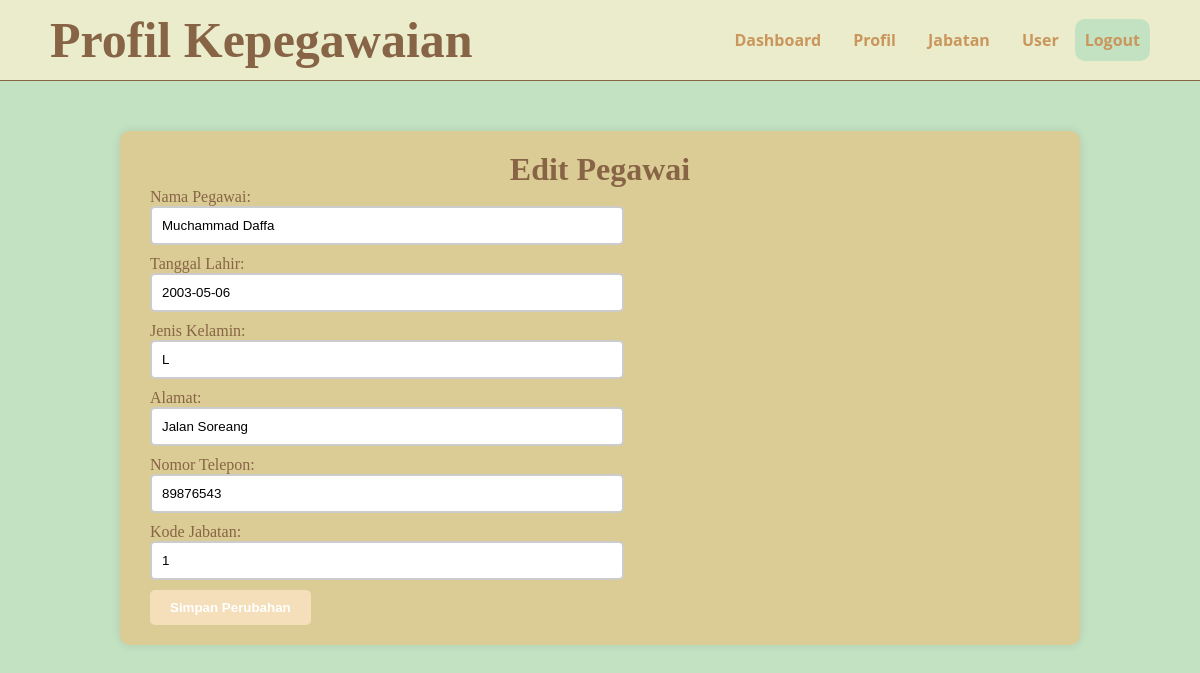
The page /editpegawai.php?id=2 on the database its author committed.
### tables this page shows
CREATE TABLE `pegawai` (
  `id_pegawai` int(5) NOT NULL,
  `nama_pegawai` varchar(30) NOT NULL,
  `ttl` date NOT NULL,
  `Jenis_kelamin` enum('L','P') NOT NULL,
  `Alamat` varchar(50) NOT NULL,
  `no_telp` int(13) NOT NULL,
  `kd_jabatan` int(5) NOT NULL
);

### editpegawai.php (the view, shortened to what this page needs)
<!DOCTYPE html>
<html lang="en">
<head>
</head>
<?php
include 'koneksi.php';
$id_pegawai = $_GET['id'];
$query = "SELECT * FROM pegawai WHERE id_pegawai = '$id_pegawai'";
$result = $conn->query($query);
if ($result->num_rows > 0) {
    $pegawai = $result->fetch_assoc();
} else {
    echo "Data pegawai tidak ditemukan.";
    exit;
}
?>
<body>
    <nav>
        <div class="wrapper">
            <div class="logo"><a href="profil.php">Profil Kepegawaian</a></div>
            <div class="menu">
                <ul>
                    <li><a href="dashboard.php">Dashboard</a></li>
                    <li><a href="profil.php">Profil</a></li>
                    <li><a href="jabatan.php">Jabatan</a></li>
                    <li><a href="user.php">User</a></li>
                    <li><a onclick="confirmLogout()" class="logout">Logout</a></li>
                </ul>
            </div>
        </div>
    </nav>
</body>
    <div class="container">
        <h1>Edit Pegawai</h1>
            <div class="pegawai">
                <form method="post" action="proseseditpegawai.php?id=<?php echo $pegawai['id_pegawai']; ?>">
                <div>
                    <label for="nama_pegawai">Nama Pegawai:</label>
                    <input type="text" id="nama_pegawai" name="nama_pegawai" value="<?php echo $pegawai['nama_pegawai']; ?>" required>
                </div>
                <div>
                    <label for="ttl">Tanggal Lahir:</label>
                    <input type="text" id="ttl" name="ttl" value="<?php echo $pegawai['ttl']; ?>" required>
                </div>
                <div>
                    <label for="jenis_kelamin">Jenis Kelamin:</label>
                    <input type="text" id="jenis_kelamin" name="jenis_kelamin" value="<?php echo $pegawai['Jenis_kelamin']; ?>" required>
                </div>
                <div>
                    <label for="alamat">Alamat:</label>
                    <input type="text" id="alamat" name="alamat" value="<?php echo $pegawai['Alamat']; ?>" required>
                </div>
                <div>
                    <label for="no_telp">Nomor Telepon:</label>
                    <input type="text" id="no_telp" name="no_telp" value="<?php echo $pegawai['no_telp']; ?>" required>
                </div>
                <div>
                    <label for="kd_jabatan">Kode Jabatan:</label>
                    <input type="text" id="kd_jabatan" name="kd_jabatan" value="<?php echo $pegawai['kd_jabatan']; ?>" required>
                </div>
                <button type="submit">Simpan Perubahan</button>
                </form>
            </div>
        </div>
</html>

### editpegawai.php (style rules this page uses)
* { text-decoration: none; margin: 0px; padding: 0px; }
body { background-color: #C3E2C2; margin: 0px; padding: 0px; font-family: 'Open Sans',sans-serif; }
.container { font-family: 'comic sans ms' ; color: #876445; max-width: 900px; margin: 50px auto; background-color: #DBCC95; border-radius: 10px; padding: 20px 30px; box-shadow: 0 0 10px rgba(0, 0, 0, 0.1); }
.pegawai input[type="text"] { padding: 10px; border: 2px solid #ccc; border-radius: 5px; width: 50%; display: flex; margin-bottom: 10px; }
.pegawai button { padding: 10px 20px; background-color: #f4dfba; color: #ffffff; border: none; border-radius: 5px; cursor: pointer; font-weight: bold; transition: background-color 0.3s; }
.logout { background-color: #C3E2C2; padding: 10px 10px; border-radius: 10px; }
h1 { text-align: center; }
.wrapper { width: 1100px; margin: auto; position: relative; }
.logo a { font-family: 'comic sans ms' ; font-weight: 800; font-size: 50px; float: left; color: #876445; }
.menu { float: right; }
nav { width: 100%; margin: auto; line-height: 80px; display: flex; position: sticky; position: -webkit-sticky; top: 0px; background-color: #EAECCC; z-index: 1; border-bottom: 1px solid #876445; }
nav ul { list-style-type: none; margin: 0px; padding: 0px; overflow: hidden; }
nav ul li { float: left; }
nav ul li a { color: #ca965c; font-weight: bold; text-align: center; border-radius: 20px; padding: 0px 16px 0px 16px; text-decoration: none; }

### rows shown on the page
pegawai: nama_pegawai "Muchammad Daffa", ttl "2003-05-06", jenis_kelamin "L", alamat "Jalan Soreang", no_telp "89876543", kd_jabatan "1"
